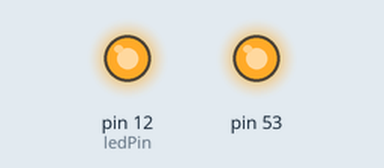
A sketch run on a simulated Arduino Mega 2560, built with avr-gcc and run on an emulated ATmega2560. On the bench: output pins drawn as LEDs (lit = HIGH). Pins used as bus, display or sensor lines are not drawn.

Above: at 4.1 s.
At 12.1 s:
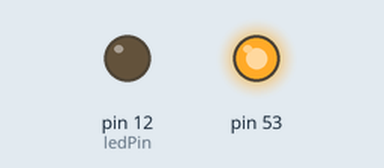
Timing chart, 0 to 20.9 s (numbered marks = the images above):
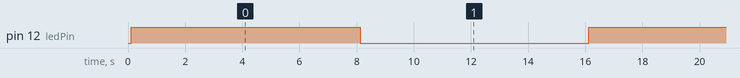

The sketch:

SleepTest_1284P_FRAM.ino
```cpp
// (licence header left out)
#include <Adafruit_FRAM_SPI.h>
#include <SPI.h>
#include "LowPower.h"


#define ATMega1284P

// -------------------------------------------------------------------------
// CC1101 power down

#if defined ATMega1284P
  #define CC1101_GDO0        10           // PD2
  #define CC1101_CS_PIN       4           // PB4
#else // ATMega328P
  #define CC1101_GDO0         2           // GDO0 input interrupt pin
  #define CC1101_CS_PIN      10           // PB2
#endif

#define CC1101_SRES         0x30        // Reset CC1101 chip
#define CC1101_SIDLE        0x36        // Exit RX / TX, turn off frequency synthesizer and exit Wake-On-Radio mode if applicable
#define CC1101_SPWD         0x39        // Enter power down mode when CSn goes high

#define cc1101_Select()     digitalWrite(CC1101_CS_PIN, LOW)
#define cc1101_Deselect()   digitalWrite(CC1101_CS_PIN, HIGH)
#define wait_Miso()         while(digitalRead(MISO)>0)


const int ledPin = 12;  // adapt to your PCB as needed

// please adapt these pin assignments to your hardware if you do not use the PCB HB-UNI-SEN-BATT_ATMega1284P_E07-868MS10_FRAM_FUEL4EP
const uint8_t FRAM_CS1_PIN = 26;
const uint8_t FRAM_CS2_PIN = 27;
const uint8_t FRAM_SCK = 7;
const uint8_t FRAM_MISO = 6;
const uint8_t FRAM_MOSI = 5;

const uint32_t  SPI_FREQ                    = (uint32_t)4000000;                 // SPI freq is limited to half of CPU frequency

// use hardware SPI mode to access the two FRAMs
// first FRAM
Adafruit_FRAM_SPI fram_1 = Adafruit_FRAM_SPI(FRAM_CS1_PIN, &SPI, SPI_FREQ);  // use hardware SPI
// second FRAM
Adafruit_FRAM_SPI fram_2 = Adafruit_FRAM_SPI(FRAM_CS2_PIN, &SPI, SPI_FREQ);  // use hardware SPI


void setup()
{

    // cc1101_powerdown nur aktivieren falls wirklich ein CC1101 angeschlossen ist!
    cc1101_powerdown();
    // FRAMs_powerdown nur aktivieren falls wirklich zwei Fujitsu MB85RS2MTPF FRAMs angeschlossen sind!
    FRAMs_powerdown();
    pinMode(ledPin, OUTPUT);
}

void loop()
{
    digitalWrite(ledPin, HIGH);
    delay(8000);
    digitalWrite(ledPin, LOW);
    LowPower.powerDown(SLEEP_8S, ADC_OFF, BOD_OFF);

}


void cc1101_powerdown()
{
  SPI.begin();                          // Initialize SPI interface

  (void)fram_1.enter_low_power_mode();
  (void)fram_2.enter_low_power_mode();

  pinMode(CC1101_GDO0, INPUT);          // Config GDO0 as input

  //reset();                            // Reset CC1101
  cc1101_Deselect();                    // Deselect CC1101
  delayMicroseconds(5);
  cc1101_Select();                      // Select CC1101
  delayMicroseconds(10);
  cc1101_Deselect();                    // Deselect CC1101
  delayMicroseconds(41);
  cc1101_Select();                      // Select CC1101

  wait_Miso();                          // Wait until MISO goes low
  SPI.transfer(CC1101_SRES);            // Send reset command strobe
  wait_Miso();                          // Wait until MISO goes low

  cc1101_Deselect();                    // Deselect CC1101
  // reset() end

  delay(100);

  //cmdStrobe(byte cmd)
  cc1101_Select();                      // Select CC1101
  wait_Miso();                          // Wait until MISO goes low
  SPI.transfer(CC1101_SIDLE);           // Send strobe command
  cc1101_Deselect();                    // Deselect CC1101

  //cmdStrobe(byte cmd)
  cc1101_Select();                      // Select CC1101
  wait_Miso();                          // Wait until MISO goes low
  SPI.transfer(CC1101_SPWD);            // Send strobe command
  cc1101_Deselect();                    // Deselect CC1101

  SPI.end();
  delay(10);
}


void FRAMs_powerdown()
{
  SPI.begin();                          // Initialize SPI interface
  // initialize the FRAMs
  (void)fram_1.begin();
  (void)fram_2.begin();
  // enter low power mode of FRAMs
  (void)fram_1.enter_low_power_mode();
  (void)fram_2.enter_low_power_mode();

  SPI.end();
  delay(10);
}
```

Measured:
- by itself, pin 12 (ledPin): alternates HIGH for 8.0 s and LOW for 8.0 s
